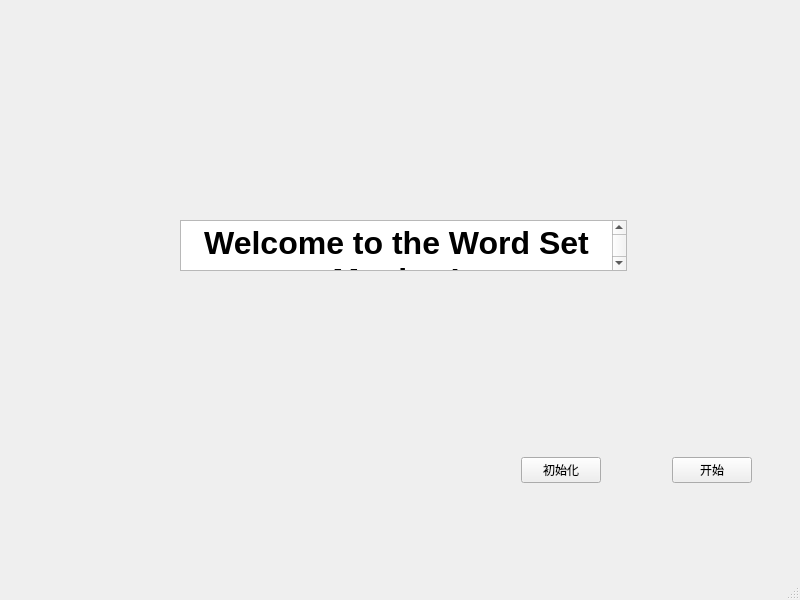
<?xml version="1.0" encoding="UTF-8"?>
<ui version="4.0">
 <class>MainWindow</class>
 <widget class="QMainWindow" name="MainWindow">
  <property name="geometry">
   <rect>
    <x>0</x>
    <y>0</y>
    <width>800</width>
    <height>600</height>
   </rect>
  </property>
  <property name="windowTitle">
   <string>MainWindow</string>
  </property>
  <widget class="QWidget" name="centralwidget">
   <widget class="QTextBrowser" name="textBrowser">
    <property name="geometry">
     <rect>
      <x>180</x>
      <y>220</y>
      <width>447</width>
      <height>51</height>
     </rect>
    </property>
    <property name="html">
     <string>&lt;!DOCTYPE HTML PUBLIC &quot;-//W3C//DTD HTML 4.0//EN&quot; &quot;http://www.w3.org/TR/REC-html40/strict.dtd&quot;&gt;
&lt;html&gt;&lt;head&gt;&lt;meta name=&quot;qrichtext&quot; content=&quot;1&quot; /&gt;&lt;style type=&quot;text/css&quot;&gt;
p, li { white-space: pre-wrap; }
&lt;/style&gt;&lt;/head&gt;&lt;body style=&quot; font-family:'.AppleSystemUIFont'; font-size:13pt; font-weight:400; font-style:normal;&quot;&gt;
&lt;p align=&quot;center&quot; style=&quot; margin-top:0px; margin-bottom:0px; margin-left:0px; margin-right:0px; -qt-block-indent:0; text-indent:0px;&quot;&gt;&lt;span style=&quot; font-size:24pt; font-weight:600;&quot;&gt;Welcome to the Word Set Monitor!&lt;/span&gt;&lt;/p&gt;&lt;/body&gt;&lt;/html&gt;</string>
    </property>
   </widget>
   <widget class="QWidget" name="">
    <property name="geometry">
     <rect>
      <x>521</x>
      <y>450</y>
      <width>231</width>
      <height>41</height>
     </rect>
    </property>
    <layout class="QHBoxLayout" name="horizontalLayout">
     <item>
      <widget class="QPushButton" name="pushButton">
       <property name="text">
        <string>初始化</string>
       </property>
      </widget>
     </item>
     <item>
      <spacer name="horizontalSpacer_2">
       <property name="orientation">
        <enum>Qt::Horizontal</enum>
       </property>
       <property name="sizeHint" stdset="0">
        <size>
         <width>40</width>
         <height>20</height>
        </size>
       </property>
      </spacer>
     </item>
     <item>
      <widget class="QPushButton" name="pushButton_2">
       <property name="text">
        <string>开始</string>
       </property>
      </widget>
     </item>
    </layout>
   </widget>
  </widget>
  <widget class="QMenuBar" name="menubar">
   <property name="geometry">
    <rect>
     <x>0</x>
     <y>0</y>
     <width>800</width>
     <height>37</height>
    </rect>
   </property>
  </widget>
  <widget class="QStatusBar" name="statusbar"/>
 </widget>
 <resources/>
 <connections/>
</ui>
